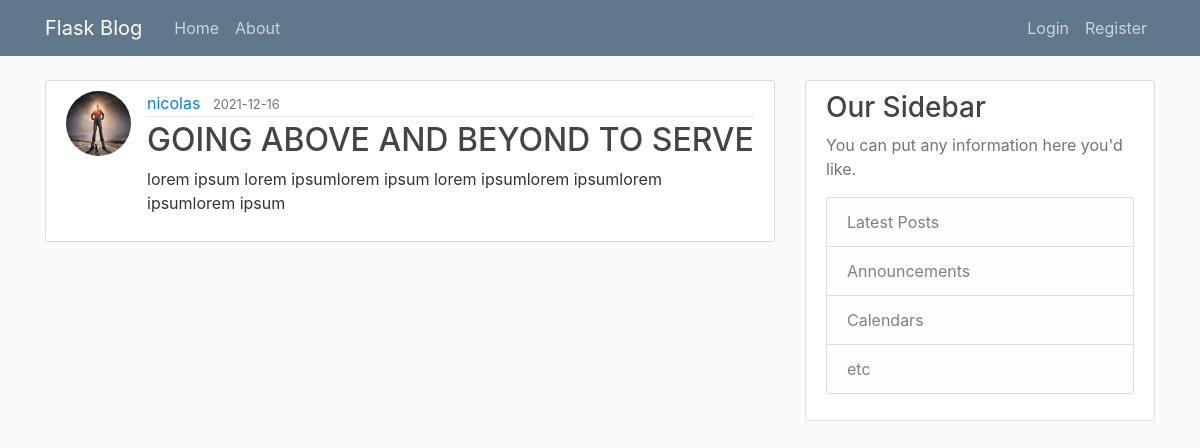
Screenshot of /post/2 with the database file from the repository.
### blog/models.py (models this page shows, shortened)
class User(db.Model, UserMixin):
    id = db.Column(db.Integer, primary_key=True)
    username = db.Column(db.String(20),
                         unique=True,
                         nullable=False)
    email = db.Column(db.String(120),
                      unique=True,
                      nullable=False)
    image_file = db.Column(db.String(20),
                           nullable=False,
                           default='default.jpg')
    password = db.Column(db.String(60),
                         nullable=False)
    posts = db.relationship('Post', backref='author', lazy=True)

class Post(db.Model):
    id = db.Column(db.Integer, primary_key=True)
    title = db.Column(db.String(100),
                      nullable=False)
    date = db.Column(db.DateTime, nullable=False, default=datetime.utcnow)
    content = db.Column(db.Text,
                        nullable=False)
    user_id = db.Column(db.Integer, db.ForeignKey('user.id'), nullable=False)

### blog/routes.py (the view)
@app.route("/post/<int:post_id>")
def post(post_id):
    post = Post.query.get_or_404(post_id)
    return render_template('post.html', title='post.title', post=post)

### blog/templates/post.html (shortened to what this page needs)
{% extends 'base.html' %}
{% block content %}
    <article class="media content-section">
        <img src="{{ url_for('static', filename='profile/'+ post.author.image_file) }}" class="rounded-circle article-img" alt="">
        <div class="media-body">
        <div class="article-metadata">
            <a class="mr-2" href="#">{{ post.author.username }}</a>
            <small class="text-muted">{{ post.date.strftime('%Y-%m-%d') }}</small>
        </div>
        <h2 class="article-title">{{ post.title }}</h2>
        <p class="article-content">{{ post.content }}</p>
        </div>
    </article>
{% endblock %}

### blog/static/main.css (style rules this page uses)
body { background: #fafafa; color: #333333; margin-top: 5rem; }
h1, h2, h3, h4, h5, h6 { color: #444444; }
.content-section { background: #ffffff; padding: 10px 20px; border: 1px solid #dddddd; border-radius: 3px; margin-bottom: 20px; }
.article-title { color: #444444; }
.article-content { white-space: pre-line; }
.article-img { height: 65px; width: 65px; margin-right: 16px; }
.article-metadata { padding-bottom: 1px; margin-bottom: 4px; border-bottom: 1px solid #e3e3e3 }

### rows the page displays
User: image_file (picture), author.username "nicolas"
Post: date "2021-12-16", title "GOING ABOVE AND BEYOND TO SERVE", content "lorem ipsum lorem ipsumlorem ipsum lorem ipsumlorem ipsumlorem ipsumlorem ipsum"
